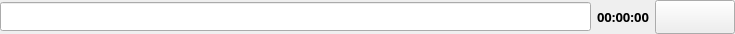
<?xml version="1.0" encoding="UTF-8"?>
<ui version="4.0">
 <class>TaskWidget</class>
 <widget class="QWidget" name="TaskWidget">
  <property name="geometry">
   <rect>
    <x>0</x>
    <y>0</y>
    <width>735</width>
    <height>34</height>
   </rect>
  </property>
  <property name="font">
   <font>
    <family>Waree</family>
    <pointsize>10</pointsize>
   </font>
  </property>
  <property name="cursor">
   <cursorShape>SizeAllCursor</cursorShape>
  </property>
  <property name="windowTitle">
   <string>BoxTime</string>
  </property>
  <property name="layoutDirection">
   <enum>Qt::LeftToRight</enum>
  </property>
  <property name="autoFillBackground">
   <bool>false</bool>
  </property>
  <layout class="QHBoxLayout" name="horizontalLayout">
   <property name="leftMargin">
    <number>0</number>
   </property>
   <property name="topMargin">
    <number>0</number>
   </property>
   <property name="rightMargin">
    <number>0</number>
   </property>
   <property name="bottomMargin">
    <number>0</number>
   </property>
   <item>
    <widget class="QLineEdit" name="taskLineEdit">
     <property name="sizePolicy">
      <sizepolicy hsizetype="Expanding" vsizetype="Fixed">
       <horstretch>0</horstretch>
       <verstretch>0</verstretch>
      </sizepolicy>
     </property>
     <property name="font">
      <font>
       <family>Verdana</family>
       <pointsize>13</pointsize>
      </font>
     </property>
     <property name="maxLength">
      <number>55</number>
     </property>
    </widget>
   </item>
   <item>
    <widget class="QLabel" name="timeLabel">
     <property name="sizePolicy">
      <sizepolicy hsizetype="Minimum" vsizetype="Minimum">
       <horstretch>0</horstretch>
       <verstretch>0</verstretch>
      </sizepolicy>
     </property>
     <property name="font">
      <font>
       <weight>75</weight>
       <bold>true</bold>
      </font>
     </property>
     <property name="text">
      <string>00:00:00</string>
     </property>
    </widget>
   </item>
   <item>
    <widget class="QPushButton" name="validationButton">
     <property name="enabled">
      <bool>true</bool>
     </property>
     <property name="sizePolicy">
      <sizepolicy hsizetype="Minimum" vsizetype="Minimum">
       <horstretch>0</horstretch>
       <verstretch>0</verstretch>
      </sizepolicy>
     </property>
     <property name="minimumSize">
      <size>
       <width>80</width>
       <height>34</height>
      </size>
     </property>
     <property name="text">
      <string/>
     </property>
     <property name="icon">
      <iconset resource="../images.qrc">
       <normaloff>:/ressources/check-yes-ok-icon.png</normaloff>:/ressources/check-yes-ok-icon.png</iconset>
     </property>
    </widget>
   </item>
  </layout>
 </widget>
 <layoutdefault spacing="6" margin="11"/>
 <resources>
  <include location="../images.qrc"/>
 </resources>
 <connections/>
</ui>
